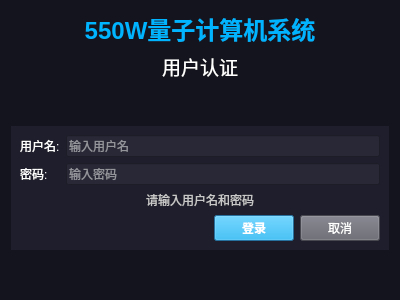
<?xml version="1.0" encoding="UTF-8"?>
<ui version="4.0">
 <class>LoginDialog</class>
 <widget class="QDialog" name="LoginDialog">
  <property name="geometry">
   <rect>
    <x>0</x>
    <y>0</y>
    <width>400</width>
    <height>300</height>
   </rect>
  </property>
  <property name="windowTitle">
   <string>550W系统 - 用户认证</string>
  </property>
  <property name="windowIcon">
   <iconset>
    <normaloff>:/icons/icon.ico</normaloff>:/icons/icon.ico</iconset>
  </property>
  <property name="styleSheet">
   <string notr="true">background-color: rgb(20, 20, 30);</string>
  </property>
  <layout class="QVBoxLayout" name="verticalLayout">
   <item>
    <widget class="QLabel" name="label">
     <property name="text">
      <string>550W量子计算机系统</string>
     </property>
     <property name="font">
      <font>
       <pointsize>18</pointsize>
       <bold>true</bold>
      </font>
     </property>
     <property name="styleSheet">
      <string notr="true">color: rgb(0, 180, 255);</string>
     </property>
     <property name="alignment">
      <set>Qt::AlignCenter</set>
     </property>
    </widget>
   </item>
   <item>
    <widget class="QLabel" name="label_2">
     <property name="text">
      <string>用户认证</string>
     </property>
     <property name="font">
      <font>
       <pointsize>14</pointsize>
      </font>
     </property>
     <property name="styleSheet">
      <string notr="true">color: rgb(255, 255, 255);</string>
     </property>
     <property name="alignment">
      <set>Qt::AlignCenter</set>
     </property>
    </widget>
   </item>
   <item>
    <spacer name="verticalSpacer">
     <property name="orientation">
      <enum>Qt::Vertical</enum>
     </property>
     <property name="sizeHint" stdset="0">
      <size>
       <width>20</width>
       <height>40</height>
      </size>
     </property>
    </spacer>
   </item>
   <item>
    <widget class="QWidget" name="widget" native="true">
     <property name="styleSheet">
      <string notr="true">background-color: rgb(30, 30, 45);</string>
     </property>
     <layout class="QVBoxLayout" name="verticalLayout_2">
      <item>
       <layout class="QFormLayout" name="formLayout">
        <item row="0" column="0">
         <widget class="QLabel" name="label_3">
          <property name="text">
           <string>用户名:</string>
          </property>
          <property name="styleSheet">
           <string notr="true">color: rgb(255, 255, 255);</string>
          </property>
         </widget>
        </item>
        <item row="0" column="1">
         <widget class="QLineEdit" name="leUsername">
          <property name="placeholderText">
           <string>输入用户名</string>
          </property>
          <property name="styleSheet">
           <string notr="true">background-color: rgb(40, 40, 55);
color: rgb(255, 255, 255);</string>
          </property>
         </widget>
        </item>
        <item row="1" column="0">
         <widget class="QLabel" name="label_4">
          <property name="text">
           <string>密码:</string>
          </property>
          <property name="styleSheet">
           <string notr="true">color: rgb(255, 255, 255);</string>
          </property>
         </widget>
        </item>
        <item row="1" column="1">
         <widget class="QLineEdit" name="lePassword">
          <property name="placeholderText">
           <string>输入密码</string>
          </property>
          <property name="echoMode">
           <enum>QLineEdit::Password</enum>
          </property>
          <property name="styleSheet">
           <string notr="true">background-color: rgb(40, 40, 55);
color: rgb(255, 255, 255);</string>
          </property>
         </widget>
        </item>
       </layout>
      </item>
      <item>
       <widget class="QLabel" name="lblStatus">
        <property name="text">
         <string>请输入用户名和密码</string>
        </property>
        <property name="styleSheet">
         <string notr="true">color: rgb(200, 200, 200);</string>
        </property>
        <property name="alignment">
         <set>Qt::AlignCenter</set>
        </property>
        <property name="wordWrap">
         <bool>true</bool>
        </property>
       </widget>
      </item>
      <item>
       <layout class="QHBoxLayout" name="horizontalLayout">
        <item>
         <spacer name="horizontalSpacer">
          <property name="orientation">
           <enum>Qt::Horizontal</enum>
          </property>
          <property name="sizeHint" stdset="0">
           <size>
            <width>40</width>
            <height>20</height>
           </size>
          </property>
         </spacer>
        </item>
        <item>
         <widget class="QPushButton" name="btnLogin">
          <property name="text">
           <string>登录</string>
          </property>
          <property name="styleSheet">
           <string notr="true">background-color: rgb(0, 180, 255);
color: rgb(255, 255, 255);
font-weight: bold;</string>
          </property>
         </widget>
        </item>
        <item>
         <widget class="QPushButton" name="btnCancel">
          <property name="text">
           <string>取消</string>
          </property>
          <property name="styleSheet">
           <string notr="true">background-color: rgb(100, 100, 110);
color: rgb(255, 255, 255);</string>
          </property>
         </widget>
        </item>
       </layout>
      </item>
     </layout>
    </widget>
   </item>
   <item>
    <spacer name="verticalSpacer_2">
     <property name="orientation">
      <enum>Qt::Vertical</enum>
     </property>
     <property name="sizeHint" stdset="0">
      <size>
       <width>20</width>
       <height>40</height>
      </size>
     </property>
    </spacer>
   </item>
  </layout>
 </widget>
 <resources/>
 <connections/>
</ui>
